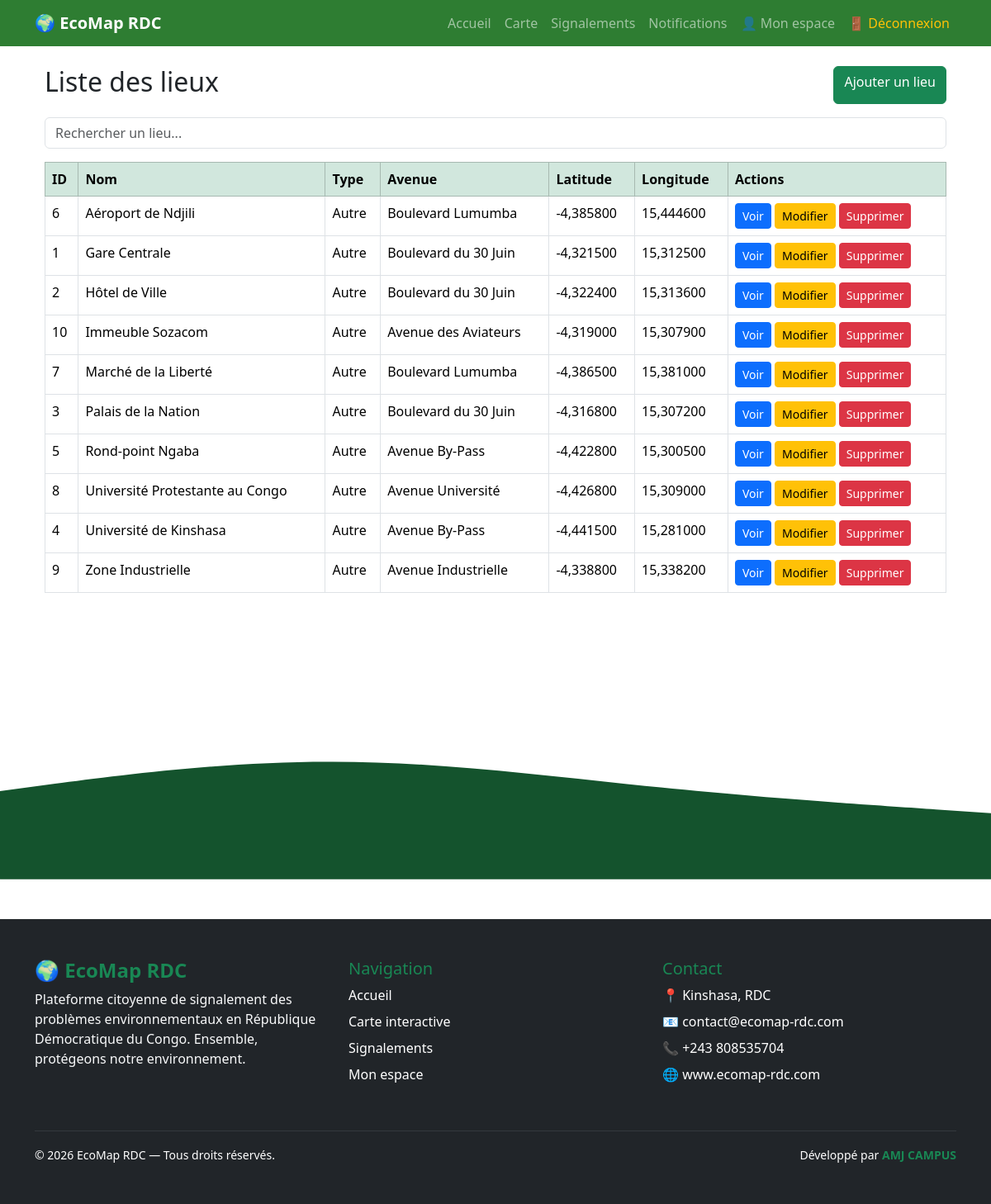
Screenshot of /territoire/ (signed in) with the database file from the repository.
### territoire/models.py (models this page shows, shortened)
class Lieu(models.Model):
    class TypeLieu(models.TextChoices):
        MARCHE = "MARCHE", "Marché"
        HOPITAL = "HOPITAL", "Hôpital"
        ECOLE = "ECOLE", "École"
        UNIVERSITE = "UNIVERSITE", "Université"
        ROUTE = "ROUTE", "Route principale"
        GARE = "GARE", "Gare"
        ARRET = "ARRET", "Arrêt de bus"
        ROND_POINT = "ROND_POINT", "Rond-point"
        BATIMENT = "BATIMENT", "Bâtiment public"
        POUBELLE = "POUBELLE", "Poubelle publique"
        RECYCLAGE = "RECYCLAGE", "Centre de recyclage"
        AUTRE = "AUTRE", "Autre"
    avenue = models.ForeignKey(
        Avenue,
        on_delete=models.CASCADE,
        related_name="lieux"
    )
    nom = models.CharField(max_length=200)
    type_lieu = models.CharField(
        max_length=20,
        choices=TypeLieu.choices,
        default=TypeLieu.AUTRE
    )
    description = models.TextField(
        blank=True
    )
    latitude = models.DecimalField(
        max_digits=9,
        decimal_places=6,
        null=True,
        blank=True
    )
    longitude = models.DecimalField(
        max_digits=9,
        decimal_places=6,
        null=True,
        blank=True
    )
    class Meta:
        ordering = ["nom"]

class Avenue(models.Model):
    quartier = models.ForeignKey(
        Quartier,
        on_delete=models.CASCADE,
        related_name="avenues"
    )
    nom = models.CharField(max_length=150)
    class Meta:
        ordering = ["nom"]
        unique_together = ("quartier", "nom")
    def __str__(self):
        return self.nom

### territoire/views.py (the view)
    def wrapper(request, *args, **kwargs):
        if not request.user.is_staff:
            messages.error(
                request,
                "Cette fonctionnalité est réservée aux administrateurs."
            )
            return redirect("profil")
        return view_func(request, *args, **kwargs)

### territoire/views.py (called while the page is built)
def admin_required(view_func):
    def wrapper(request, *args, **kwargs):
        if not request.user.is_staff:
            messages.error(
                request,
                "Cette fonctionnalité est réservée aux administrateurs."
            )
            return redirect("profil")
        return view_func(request, *args, **kwargs)
    return wrapper

@login_required
@admin_required
def liste_lieux(request):
    recherche = request.GET.get("q")
    lieux = Lieu.objects.select_related(
        "avenue",
        "avenue__quartier",
        "avenue__quartier__commune"
    )
    if recherche:
        lieux = lieux.filter(nom__icontains=recherche)
    return render(
        request,
        "territoire/liste.html",
        {
            "lieux": lieux.order_by("nom")
        }
    )

### territoire/templates/territoire/liste.html
{% extends "base.html" %}
{% block content %}
<div class="container mt-4">
    <div class="d-flex justify-content-between mb-3">
        <h2>Liste des lieux</h2>
        <a href="{% url 'ajouter_lieu' %}" class="btn btn-success">
            Ajouter un lieu
        </a>
    </div>
    <form method="GET" class="mb-3">
        <input
            type="text"
            name="q"
            class="form-control"
            placeholder="Rechercher un lieu..."
            value="{{ request.GET.q }}"
        >
    </form>
    <table class="table table-bordered table-hover">
        <thead class="table-success">
            <tr>
                <th>ID</th>
                <th>Nom</th>
                <th>Type</th>
                <th>Avenue</th>
                <th>Latitude</th>
                <th>Longitude</th>
                <th>Actions</th>
            </tr>
        </thead>
        <tbody>
        {% for lieu in lieux %}
            <tr>
                <td>{{ lieu.id }}</td>
                <td>{{ lieu.nom }}</td>
                <td>{{ lieu.get_type_lieu_display }}</td>
                <td>{{ lieu.avenue }}</td>
                <td>{{ lieu.latitude }}</td>
                <td>{{ lieu.longitude }}</td>
                <td>
                    <a href="{% url 'detail_lieu' lieu.id %}" class="btn btn-primary btn-sm">
                        Voir
                    </a>
                    <a href="{% url 'modifier_lieu' lieu.id %}" class="btn btn-warning btn-sm">
                        Modifier
                    </a>
                    <a href="{% url 'supprimer_lieu' lieu.id %}" class="btn btn-danger btn-sm">
                        Supprimer
                    </a>
                </td>
            </tr>
        {% empty %}
            <tr>
                <td colspan="7">
                    Aucun lieu trouvé.
                </td>
            </tr>
        {% endfor %}
        </tbody>
    </table>
</div>
{% endblock %}

### rows the page displays
Lieu: id "6", nom "Aéroport de Ndjili", type_lieu "Autre", avenue "Boulevard Lumumba", latitude "-4,385800", longitude "15,444600"
Lieu: id "1", nom "Gare Centrale", type_lieu "Autre", avenue "Boulevard du 30 Juin", latitude "-4,321500", longitude "15,312500"
Lieu: id "2", nom "Hôtel de Ville", type_lieu "Autre", avenue "Boulevard du 30 Juin", latitude "-4,322400", longitude "15,313600"
Lieu: id "10", nom "Immeuble Sozacom", type_lieu "Autre", avenue "Avenue des Aviateurs", latitude "-4,319000", longitude "15,307900"
Lieu: id "7", nom "Marché de la Liberté", type_lieu "Autre", avenue "Boulevard Lumumba", latitude "-4,386500", longitude "15,381000"
Lieu: id "3", nom "Palais de la Nation", type_lieu "Autre", avenue "Boulevard du 30 Juin", latitude "-4,316800", longitude "15,307200"
Lieu: id "5", nom "Rond-point Ngaba", type_lieu "Autre", avenue "Avenue By-Pass", latitude "-4,422800", longitude "15,300500"
Lieu: id "8", nom "Université Protestante au Congo", type_lieu "Autre", avenue "Avenue Université", latitude "-4,426800", longitude "15,309000"
Lieu: id "4", nom "Université de Kinshasa", type_lieu "Autre", avenue "Avenue By-Pass", latitude "-4,441500", longitude "15,281000"
Lieu: id "9", nom "Zone Industrielle", type_lieu "Autre", avenue "Avenue Industrielle", latitude "-4,338800", longitude "15,338200"
